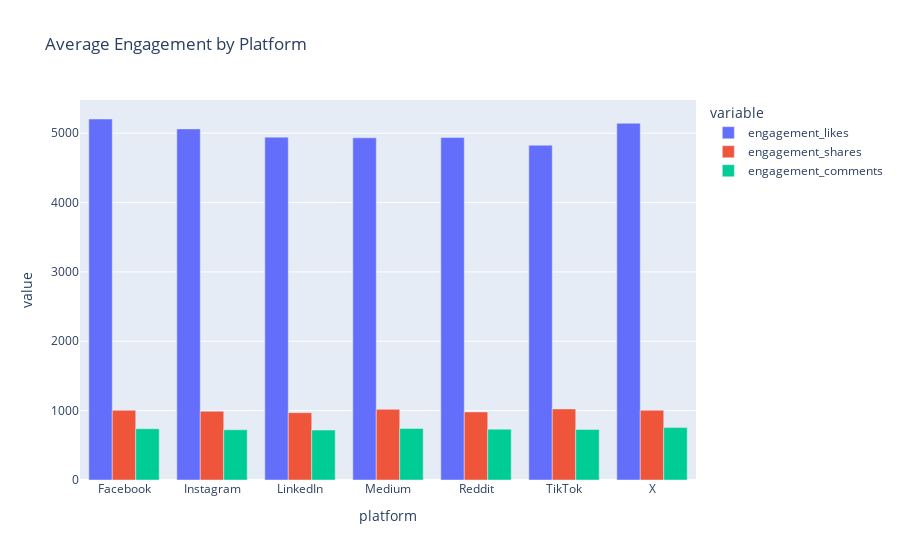
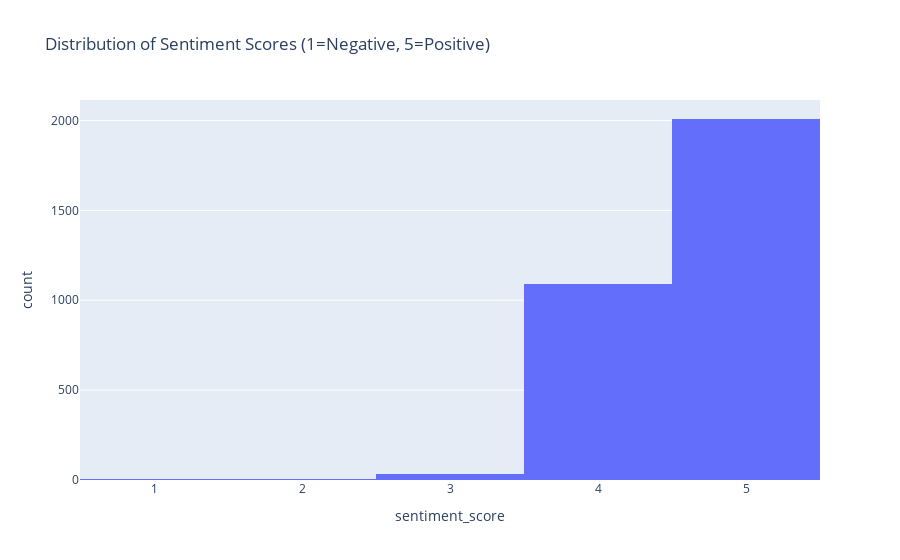
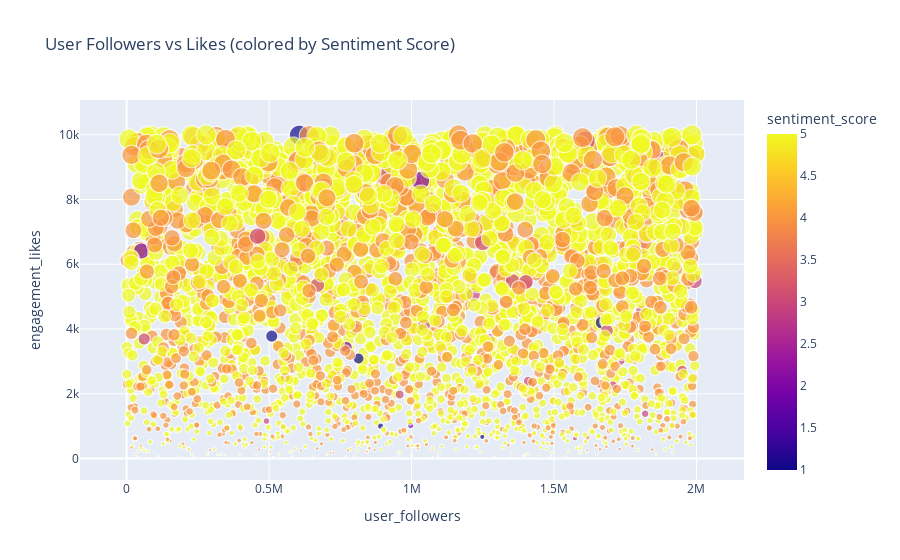
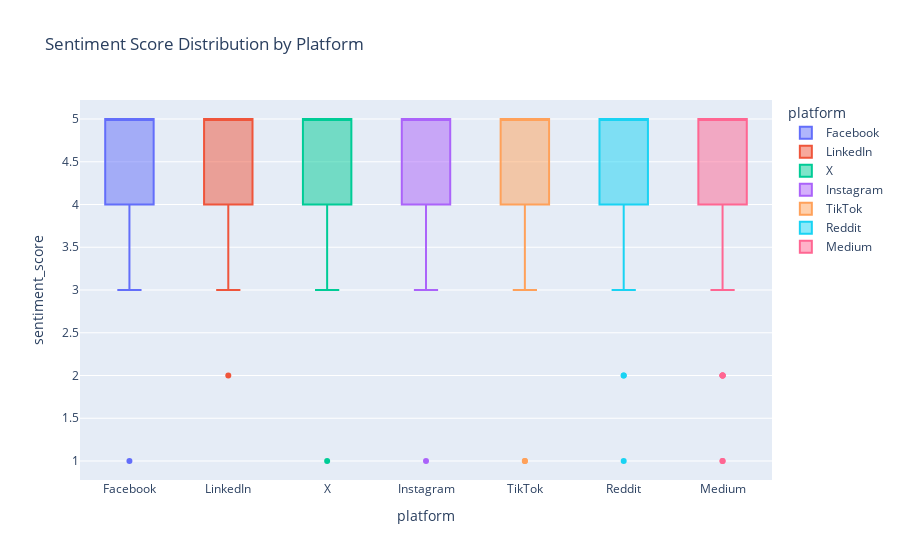

Notebook source saved alongside these figures, in order:
### Code cell
# 📌 Task 4: Interactive Visualization with Plotly (5 Charts)

import plotly.express as px

--- 1. Platform vs. Average Interaction (Bar Chart) ---
avg_engagement = df.groupby("platform")[["engagement_likes", "engagement_shares", "engagement_comments"]].mean().reset_index()

fig1 = px.bar(
    avg_engagement, 
    x="platform", 
    y=["engagement_likes", "engagement_shares", "engagement_comments"],
    barmode="group",
    title="Average Engagement by Platform"
)
fig1.show()

# --- 2. Sentiment Score Distribution (Histogram) ---
fig2 = px.histogram(
    df, 
    x="sentiment_score", 
    nbins=5,
    title="Distribution of Sentiment Scores (1=Negative, 5=Positive)"
)
fig2.show()

# --- 3. Followers vs. Likes (Scatter Plot) ---
fig3 = px.scatter(
    df, 
    x="user_followers", 
    y="engagement_likes", 
    color="sentiment_score",
    size="engagement_likes",
    hover_data=["platform", "hashtag"],
    title="User Followers vs Likes (colored by Sentiment Score)"
)
fig3.show()

# --- 4. Sentiment scores across different platforms (Box Plot) ---
fig4 = px.box(
    df, 
    x="platform", 
    y="sentiment_score", 
    color="platform",
    title="Sentiment Score Distribution by Platform"
)
fig4.show()

# --- 5. Top 10 Hot Hashtags (Bar Chart) ---
top_hashtags = df.groupby("hashtag")["engagement_likes"].mean().sort_values(ascending=False).head(10).reset_index()

fig5 = px.bar(
    top_hashtags, 
    x="hashtag", 
    y="engagement_likes", 
    title="Top 10 Hashtags by Average Likes",
    color="engagement_likes"
)
fig5.show()

### Figure 1 — Plotly figure (JSON) as saved in the notebook; plotly's stock layout.template omitted (floating-point values rounded to 4 significant figures)
{"data": [{"alignmentgroup": "True", "hovertemplate": "variable=engagement_likes<br>platform=%{x}<br>value=%{y}<extra></extra>", "legendgroup": "engagement_likes", "marker": {"color": "#636efa", "pattern": {"shape": ""}}, "name": "engagement_likes", "offsetgroup": "engagement_likes", "orientation": "v", "showlegend": true, "textposition": "auto", "type": "bar", "x": ["Facebook", "Instagram", "LinkedIn", "Medium", "Reddit", "TikTok", "X"], "xaxis": "x", "y": [5204.0, 5061.0, 4943.0, 4933.0, 4938.0, 4826.0, 5143.0], "yaxis": "y"}, {"alignmentgroup": "True", "hovertemplate": "variable=engagement_shares<br>platform=%{x}<br>value=%{y}<extra></extra>", "legendgroup": "engagement_shares", "marker": {"color": "#EF553B", "pattern": {"shape": ""}}, "name": "engagement_shares", "offsetgroup": "engagement_shares", "orientation": "v", "showlegend": true, "textposition": "auto", "type": "bar", "x": ["Facebook", "Instagram", "LinkedIn", "Medium", "Reddit", "TikTok", "X"], "xaxis": "x", "y": [1005.0, 991.8, 970.3, 1018.0, 981.4, 1025.0, 1005.0], "yaxis": "y"}, {"alignmentgroup": "True", "hovertemplate": "variable=engagement_comments<br>platform=%{x}<br>value=%{y}<extra></extra>", "legendgroup": "engagement_comments", "marker": {"color": "#00cc96", "pattern": {"shape": ""}}, "name": "engagement_comments", "offsetgroup": "engagement_comments", "orientation": "v", "showlegend": true, "textposition": "auto", "type": "bar", "x": ["Facebook", "Instagram", "LinkedIn", "Medium", "Reddit", "TikTok", "X"], "xaxis": "x", "y": [738.6, 723.7, 719.4, 743.6, 733.4, 728.9, 755.1], "yaxis": "y"}], "layout": {"autosize": true, "barmode": "group", "legend": {"title": {"text": "variable"}, "tracegroupgap": 0}, "title": {"text": "Average Engagement by Platform"}, "xaxis": {"anchor": "y", "autorange": true, "domain": [0, 1], "range": [-0.5, 6.5], "title": {"text": "platform"}, "type": "category"}, "yaxis": {"anchor": "x", "autorange": true, "domain": [0, 1], "range": [0, 5478.0], "title": {"text": "value"}, "type": "linear"}}}

### Figure 2 — Plotly figure (JSON) as saved in the notebook; plotly's stock layout.template omitted (floating-point values rounded to 4 significant figures; data arrays with more than 128 entries replaced by an {"elided": "..."} marker saying what was removed)
{"data": [{"alignmentgroup": "True", "bingroup": "x", "hovertemplate": "sentiment_score=%{x}<br>count=%{y}<extra></extra>", "legendgroup": "", "marker": {"color": "#636efa", "pattern": {"shape": ""}}, "name": "", "nbinsx": 5, "offsetgroup": "", "orientation": "v", "showlegend": false, "type": "histogram", "x": {"elided": "3144 int values"}, "xaxis": "x", "yaxis": "y"}], "layout": {"autosize": true, "barmode": "relative", "legend": {"tracegroupgap": 0}, "title": {"text": "Distribution of Sentiment Scores (1=Negative, 5=Positive)"}, "xaxis": {"anchor": "y", "autorange": true, "domain": [0, 1], "range": [0.5, 5.5], "title": {"text": "sentiment_score"}, "type": "linear"}, "yaxis": {"anchor": "x", "autorange": true, "domain": [0, 1], "range": [0, 2114.0], "title": {"text": "count"}}}}

### Figure 3 — Plotly figure (JSON) as saved in the notebook; plotly's stock layout.template omitted (floating-point values rounded to 4 significant figures; data arrays with more than 128 entries replaced by an {"elided": "..."} marker saying what was removed)
{"data": [{"customdata": {"elided": "3144x2 str values"}, "hovertemplate": "user_followers=%{x}<br>engagement_likes=%{marker.size}<br>platform=%{customdata[0]}<br>hashtag=%{customdata[1]}<br>sentiment_score=%{marker.color}<extra></extra>", "legendgroup": "", "marker": {"color": {"elided": "3144 int values"}, "coloraxis": "coloraxis", "size": {"elided": "3144 int values"}, "sizemode": "area", "sizeref": 25.0, "symbol": "circle"}, "mode": "markers", "name": "", "showlegend": false, "type": "scattergl", "x": {"elided": "3144 int values"}, "xaxis": "x", "y": {"elided": "3144 int values"}, "yaxis": "y"}], "layout": {"autosize": true, "coloraxis": {"colorbar": {"title": {"text": "sentiment_score"}}, "colorscale": [[0, "#0d0887"], [0.1111, "#46039f"], [0.2222, "#7201a8"], [0.3333, "#9c179e"], [0.4444, "#bd3786"], [0.5556, "#d8576b"], [0.6667, "#ed7953"], [0.7778, "#fb9f3a"], [0.8889, "#fdca26"], [1, "#f0f921"]]}, "legend": {"itemsizing": "constant", "tracegroupgap": 0}, "title": {"text": "User Followers vs Likes (colored by Sentiment Score)"}, "xaxis": {"anchor": "y", "autorange": true, "domain": [0, 1], "range": [-156300.0, 2160000.0], "title": {"text": "user_followers"}, "type": "linear"}, "yaxis": {"anchor": "x", "autorange": true, "domain": [0, 1], "range": [-820.5, 11730.0], "title": {"text": "engagement_likes"}, "type": "linear"}}}

### Figure 4 — Plotly figure (JSON) as saved in the notebook; plotly's stock layout.template omitted (floating-point values rounded to 4 significant figures; data arrays with more than 128 entries replaced by an {"elided": "..."} marker saying what was removed)
{"data": [{"alignmentgroup": "True", "hovertemplate": "platform=%{x}<br>sentiment_score=%{y}<extra></extra>", "legendgroup": "Facebook", "marker": {"color": "#636efa"}, "name": "Facebook", "notched": false, "offsetgroup": "Facebook", "orientation": "v", "showlegend": true, "type": "box", "x": {"elided": "445 str values"}, "x0": " ", "xaxis": "x", "y": {"elided": "445 int values"}, "y0": " ", "yaxis": "y"}, {"alignmentgroup": "True", "hovertemplate": "platform=%{x}<br>sentiment_score=%{y}<extra></extra>", "legendgroup": "LinkedIn", "marker": {"color": "#EF553B"}, "name": "LinkedIn", "notched": false, "offsetgroup": "LinkedIn", "orientation": "v", "showlegend": true, "type": "box", "x": {"elided": "438 str values"}, "x0": " ", "xaxis": "x", "y": {"elided": "438 int values"}, "y0": " ", "yaxis": "y"}, {"alignmentgroup": "True", "hovertemplate": "platform=%{x}<br>sentiment_score=%{y}<extra></extra>", "legendgroup": "X", "marker": {"color": "#00cc96"}, "name": "X", "notched": false, "offsetgroup": "X", "orientation": "v", "showlegend": true, "type": "box", "x": {"elided": "455 str values"}, "x0": " ", "xaxis": "x", "y": {"elided": "455 int values"}, "y0": " ", "yaxis": "y"}, {"alignmentgroup": "True", "hovertemplate": "platform=%{x}<br>sentiment_score=%{y}<extra></extra>", "legendgroup": "Instagram", "marker": {"color": "#ab63fa"}, "name": "Instagram", "notched": false, "offsetgroup": "Instagram", "orientation": "v", "showlegend": true, "type": "box", "x": {"elided": "451 str values"}, "x0": " ", "xaxis": "x", "y": {"elided": "451 int values"}, "y0": " ", "yaxis": "y"}, {"alignmentgroup": "True", "hovertemplate": "platform=%{x}<br>sentiment_score=%{y}<extra></extra>", "legendgroup": "TikTok", "marker": {"color": "#FFA15A"}, "name": "TikTok", "notched": false, "offsetgroup": "TikTok", "orientation": "v", "showlegend": true, "type": "box", "x": {"elided": "446 str values"}, "x0": " ", "xaxis": "x", "y": {"elided": "446 int values"}, "y0": " ", "yaxis": "y"}, {"alignmentgroup": "True", "hovertemplate": "platform=%{x}<br>sentiment_score=%{y}<extra></extra>", "legendgroup": "Reddit", "marker": {"color": "#19d3f3"}, "name": "Reddit", "notched": false, "offsetgroup": "Reddit", "orientation": "v", "showlegend": true, "type": "box", "x": {"elided": "452 str values"}, "x0": " ", "xaxis": "x", "y": {"elided": "452 int values"}, "y0": " ", "yaxis": "y"}, {"alignmentgroup": "True", "hovertemplate": "platform=%{x}<br>sentiment_score=%{y}<extra></extra>", "legendgroup": "Medium", "marker": {"color": "#FF6692"}, "name": "Medium", "notched": false, "offsetgroup": "Medium", "orientation": "v", "showlegend": true, "type": "box", "x": {"elided": "457 str values"}, "x0": " ", "xaxis": "x", "y": {"elided": "457 int values"}, "y0": " ", "yaxis": "y"}], "layout": {"autosize": true, "boxmode": "overlay", "legend": {"title": {"text": "platform"}, "tracegroupgap": 0}, "title": {"text": "Sentiment Score Distribution by Platform"}, "xaxis": {"anchor": "y", "autorange": true, "categoryarray": ["Facebook", "LinkedIn", "X", "Instagram", "TikTok", "Reddit", "Medium"], "categoryorder": "array", "domain": [0, 1], "range": [-0.5, 6.5], "title": {"text": "platform"}, "type": "category"}, "yaxis": {"anchor": "x", "autorange": true, "domain": [0, 1], "range": [0.7778, 5.222], "title": {"text": "sentiment_score"}, "type": "linear"}}}
